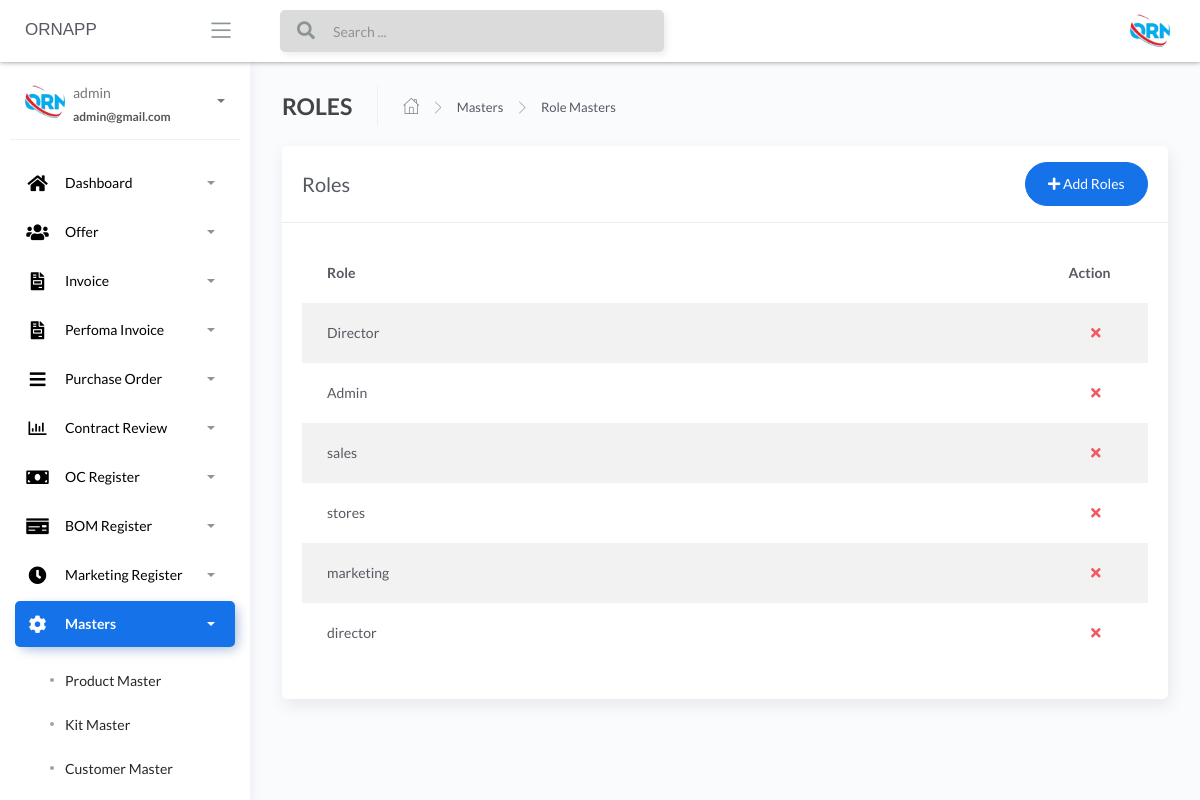
/Role-masters (signed in), run on an earlier commit of the app's database.
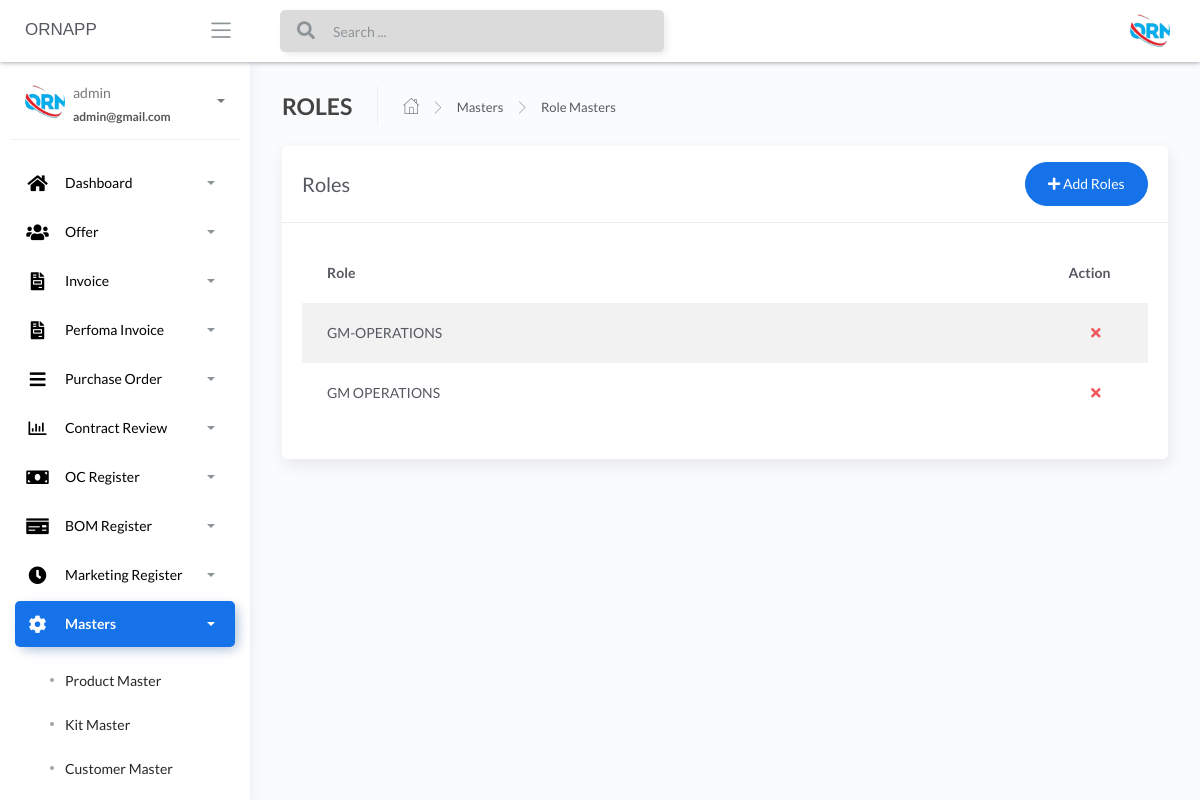
And on a later commit of the database.
### apps/home/models.py (models this page shows, shortened)
class RoleMaster(db.Model):
    __tablename__ = "RoleMaster"
    id = db.Column(db.Integer, primary_key=True)
    role_name = db.Column(db.String())

### apps/home/routes.py (the view, shortened to what this page needs)
@blueprint.route('/Role-masters', methods=['GET', 'POST'])
@login_required
def Role_masters():
    if request.method == 'GET':
        users = RoleMaster.query.all()
        return render_template('home/Role-masters.html', users=users, segment='Role-masters')

### apps/__init__.py (called while the page is built)
def configure_database(app):
    @app.before_first_request
    def initialize_database():
        db.create_all()
    @app.teardown_request
    def shutdown_session(exception=None):
        db.session.remove()

### apps/authentication/models.py (called while the page is built)
@login_manager.user_loader
def user_loader(id):
    return Users.query.filter_by(id=id).first()

### apps/templates/home/Role-masters.html (shortened to what this page needs)
{% extends "layouts/base.html" %}
{% block content %}
	<div class="content">
		<div class="page-inner">
			<div class="page-header">
				<h4 class="page-title">ROLES</h4>
				<ul class="breadcrumbs">
					<li class="nav-home">
						<a href="#">
							<i class="flaticon-home"></i>
						</a>
					</li>
					<li class="separator">
						<i class="flaticon-right-arrow"></i>
					</li>
					<li class="nav-item">
						<a href="#">Masters</a>
					</li>
					<li class="separator">
						<i class="flaticon-right-arrow"></i>
					</li>
					<li class="nav-item">
						<a href="#">Role Masters</a>
					</li>
				</ul>
			</div>
			<div class="row">
				<div class="col-md-12">
					<div class="card">
						<div class="card-header">
							<div class="d-flex align-items-center">
								<h4 class="card-title">Roles</h4>
								<button class="btn btn-primary btn-round ml-auto" data-toggle="modal" data-target="#addRowModal">
									<i class="fa fa-plus"></i>
									Add Roles
								</button>
							</div>
						</div>
						<div class="card-body">
							<div class="table-responsive">
								<table id="add-row" class="display table table-striped table-hover" >
									<thead>
										<tr>
											<th>Role</th>
											<th style="width: 10%">Action</th>
										</tr>
									</thead>
									<tbody>
										{% for user in users %}
											<tr
											{% if loop.index %2==0 %}
											{% else %}
											{% endif %}
											>
											<td>{{user.role_name}}</td>
											<td>
											<div class="form-button-action">
											<span style="font-size: 24px;color:red;">
											<a href="/{{user.id}}/deleterole" type="button" data-toggle="tooltip" title="" class="btn btn-link btn-danger" data-original-title="Remove"> <i class="fas fa-times"></i></a>
											</span>
											</div>
											</td>
										</tr>
									{% endfor %}
									</tbody>
								</table>
							</div>
						</div>
					</div>
				</div>
			</div>
		</div>
	</div>
{% endblock content %}

What changed in the data, as far as the page shows it:
removed RoleMaster: role_name "sales"
removed RoleMaster: role_name "stores"
removed RoleMaster: role_name "marketing"
removed RoleMaster: role_name "director"
changed RoleMaster: role_name "Director" → "GM-OPERATIONS"
changed RoleMaster: role_name "Admin" → "GM OPERATIONS"
